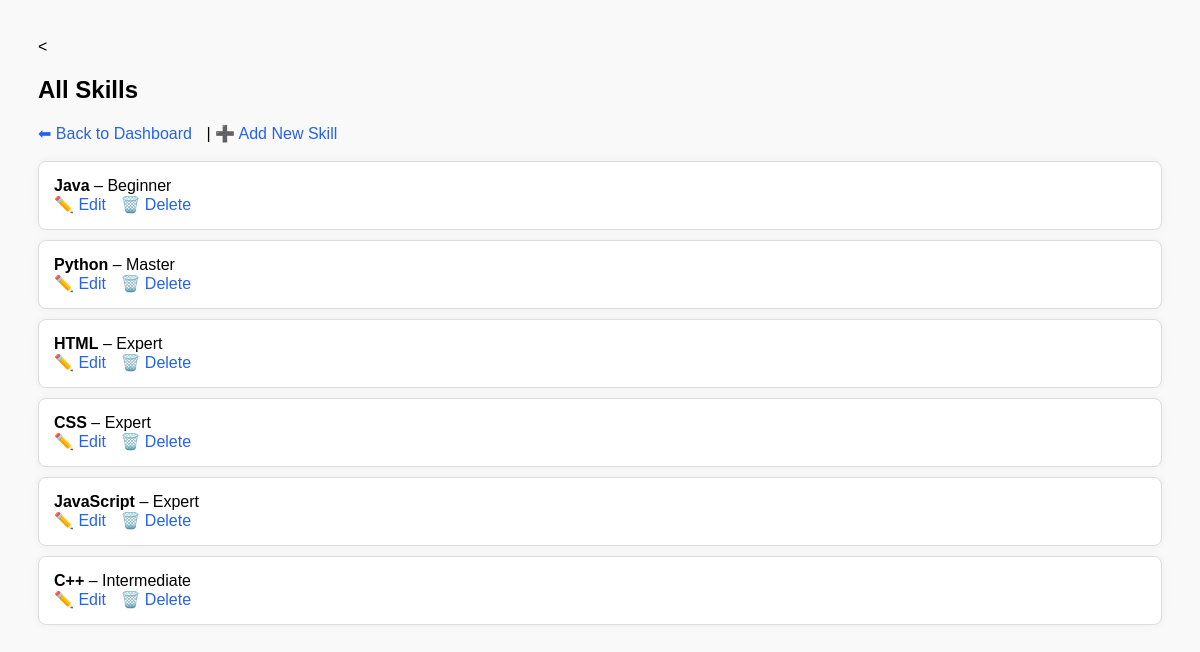
The app's page /skills_list.php (signed in) with its own data.
### tables this page shows
CREATE TABLE `skills` (
  `id` int(11) NOT NULL,
  `name` varchar(50) NOT NULL,
  `level` varchar(20) NOT NULL,
  `category` varchar(100) DEFAULT 'Programming Languages'
);

### skills_list.php (the view, shortened to what this page needs)
<?php
require 'db.php';
$result = $conn->query("SELECT * FROM skills");
?>
<!DOCTYPE html>
<html>
<head>
</head>
<body>
<h2>All Skills</h2>
<a href="admin_dashboard.php">⬅ Back to Dashboard</a> |
<a href="skills_add.php">➕ Add New Skill</a>
<br><br>
<?php while ($row = $result->fetch_assoc()): ?>
  <div class="skill">
    <strong><?= htmlspecialchars($row['name']) ?></strong> – <?= htmlspecialchars($row['level']) ?>
    <br>
    <a href="skills_edit.php?id=<?= $row['id'] ?>">✏️ Edit</a>
    <a href="skills_list.php?delete=<?= $row['id'] ?>" onclick="return confirm('Delete this skill?');">🗑️ Delete</a>
  </div>
<?php endwhile; ?>
</body>
</html>

### skills_list.php (style rules this page uses)
body { font-family: Arial; padding: 30px; background: #f9f9f9; }
.skill { background: white; border: 1px solid #ddd; padding: 15px; margin-bottom: 10px; border-radius: 8px; box-shadow: 0 0 10px rgba(0,0,0,0.05); }
a { margin-right: 10px; text-decoration: none; color: #2563eb; }

### records on screen
skills: name "Java", level "Beginner"
skills: name "Python", level "Master"
skills: name "HTML", level "Expert"
skills: name "CSS", level "Expert"
skills: name "JavaScript", level "Expert"
skills: name "C++", level "Intermediate"
